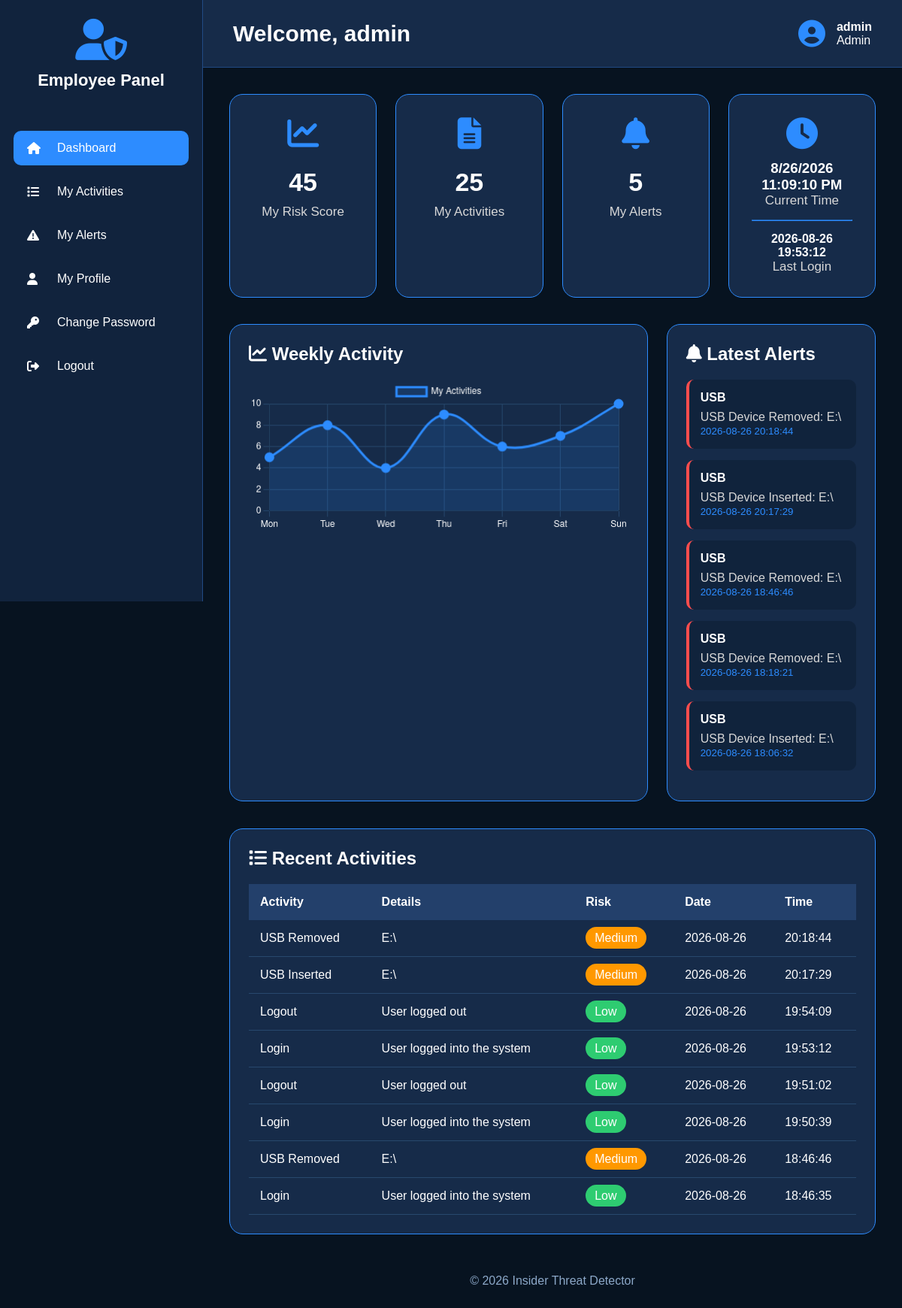
Page /employee_dashboard (signed in) on the earlier database version.
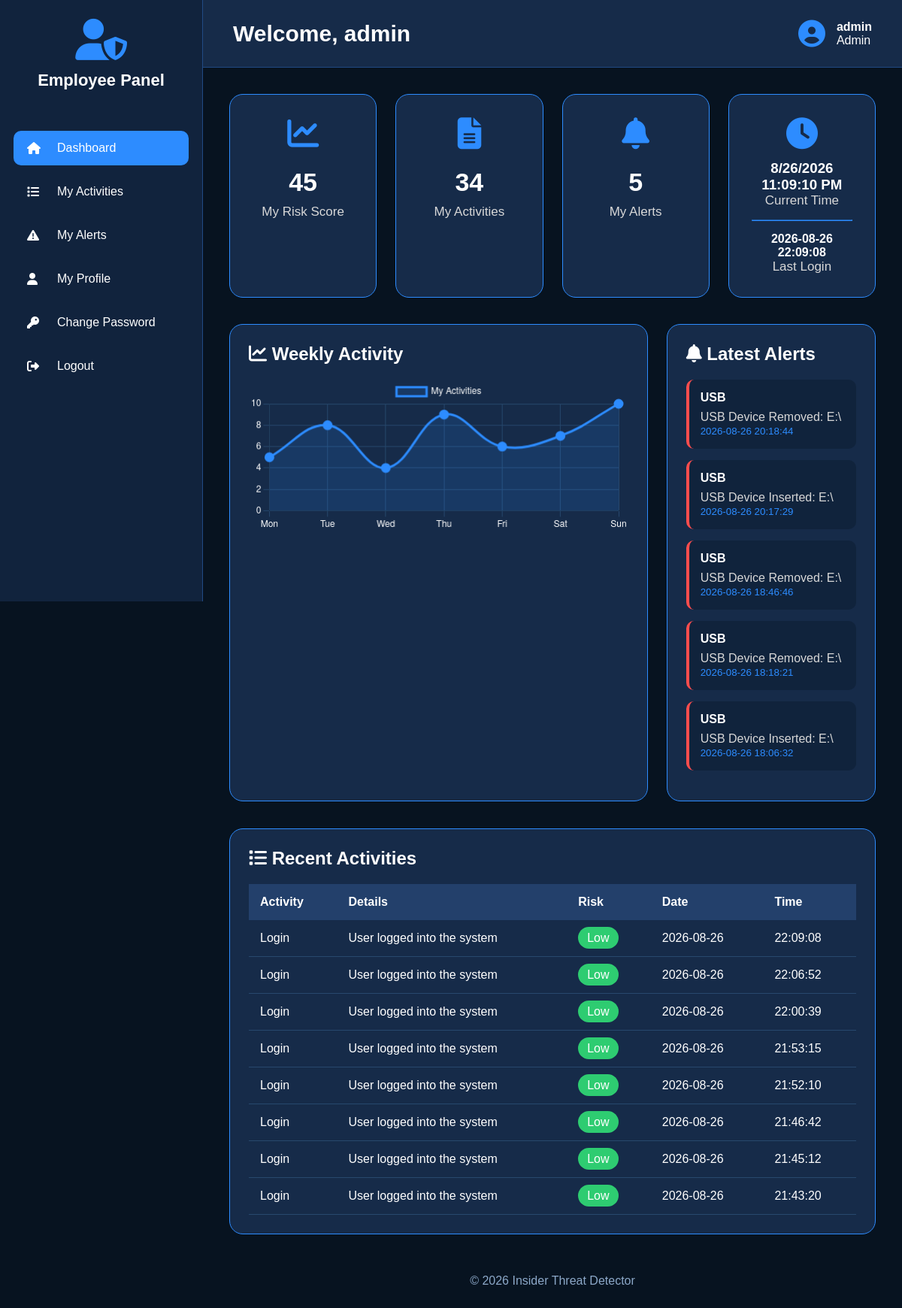
Same page on the later database version.
### tables this page shows
CREATE TABLE login_logs (
            id INTEGER PRIMARY KEY AUTOINCREMENT,
            username TEXT, login_time TEXT, logout_time TEXT,
            ip_address TEXT, device_name TEXT, status TEXT
        );

CREATE TABLE alerts (
            id INTEGER PRIMARY KEY AUTOINCREMENT,
            username TEXT, alert_type TEXT, description TEXT,
            severity TEXT, status TEXT DEFAULT 'Pending',
            date TEXT, time TEXT
        );

CREATE TABLE activity_logs (
            id INTEGER PRIMARY KEY AUTOINCREMENT,
            username TEXT, activity TEXT, details TEXT,
            risk_level TEXT, date TEXT, time TEXT
        );

### app.py (the view)
@app.route("/employee_dashboard")
def employee_dashboard():
    if not login_required():
        return redirect("/")
    username = session["username"]
    conn = get_db()
    activities = conn.execute(
        "SELECT COUNT(*) FROM activity_logs WHERE username=?", (username,)
    ).fetchone()[0]
    alerts = conn.execute(
        "SELECT COUNT(*) FROM alerts WHERE username=?", (username,)
    ).fetchone()[0]
    risk = conn.execute("""
        SELECT score FROM risk_scores
        WHERE username=? ORDER BY id DESC LIMIT 1
    """, (username,)).fetchone()
    last = conn.execute("""
        SELECT login_time FROM login_logs
        WHERE username=? ORDER BY id DESC LIMIT 1
    """, (username,)).fetchone()
    recent = conn.execute("""
        SELECT * FROM activity_logs
        WHERE username=? ORDER BY id DESC LIMIT 8
    """, (username,)).fetchall()
    alerts_list = conn.execute("""
        SELECT * FROM alerts
        WHERE username=? ORDER BY id DESC LIMIT 5
    """, (username,)).fetchall()
    conn.close()
    return page(
        "employee_dashboard.html",
        activities=activities,
        alerts=alerts,
        risk_score=risk["score"] if risk else 0,
        last_login=last["login_time"] if last else "No Login",
        recent=recent,
        alerts_list=alerts_list
    )

### app.py (called while the page is built)
def login_required():
    return "username" in session

def page(name, **data):
    data["username"] = session.get("username")
    data["role"] = session.get("role")
    return render_template(name, **data)

### database.py (called while the page is built)
def get_db():
    conn = sqlite3.connect(DATABASE)
    conn.row_factory = sqlite3.Row
    return conn

### templates/employee_dashboard.html (shortened to what the changed rows need)
<!DOCTYPE html>
<html lang="en">
<head>
<link rel="stylesheet"
href="https://cdnjs.cloudflare.com/ajax/libs/font-awesome/6.5.2/css/all.min.css">
</head>
<body>
<div class="sidebar">
<div class="logo">
<h2>Employee Panel</h2>
</div>
</div>
<div class="main">
<div class="header">
<h1>
Welcome,
{{username}}
</h1>
</div>
<div class="content">
<div class="cards">
<div class="card">
<h2>{{risk_score}}</h2>
</div>
<div class="card">
<i class="fa-solid fa-file-lines"></i>
<h2>{{activities}}</h2>
<p>My Activities</p>
</div>
<div class="card">
<h2>{{alerts}}</h2>
</div>
<div class="card">
<i class="fa-solid fa-clock"></i>
<h3 id="clock"></h3>
<p>Current Time</p>
<hr style="margin:15px 0;border-color:#2d8cff;">
<h4>{{last_login}}</h4>
<p>Last Login</p>
</div>
</div>
<div style="display:grid;grid-template-columns:2fr 1fr;gap:25px;">
<div style="background:#162b49;border:1px solid #2d8cff;border-radius:18px;padding:25px;">
<h2 style="margin-bottom:20px;">
<i class="fa-solid fa-chart-line"></i>
Weekly Activity
</h2>
</div>
<div style="background:#162b49;border:1px solid #2d8cff;border-radius:18px;padding:25px;">
<h2 style="margin-bottom:20px;">
<i class="fa-solid fa-bell"></i>
Latest Alerts
</h2>
{% if alerts_list %}
{% for alert in alerts_list %}
<div style="background:#10233c;padding:15px;border-left:4px solid #ff4d4d;border-radius:10px;margin-bottom:15px;">
<h4>{{alert.alert_type}}</h4>
<p style="margin-top:8px;color:#d7d7d7;">
{{alert.description}}
</p>
<small style="color:#2d8cff;">
{{alert.date}} {{alert.time}}
</small>
</div>
{% endfor %}
{% else %}
<div style="text-align:center;padding:30px;color:#999;">
<i class="fa-solid fa-circle-check"
style="font-size:50px;color:#2ecc71;margin-bottom:15px;"></i>
<p>No Alerts Found</p>
</div>
{% endif %}
</div>
</div>
<br><br>
<div style="background:#162b49;border:1px solid #2d8cff;border-radius:18px;padding:25px;">
<h2 style="margin-bottom:20px;">
<i class="fa-solid fa-list"></i>
Recent Activities
</h2>
<div style="overflow-x:auto;">
<table id="activityTable"
style="width:100%;border-collapse:collapse;">
<thead>
<tr style="background:#23406b;">
<th style="padding:15px;text-align:left;">Activity</th>
<th style="padding:15px;text-align:left;">Details</th>
<th style="padding:15px;text-align:left;">Risk</th>
<th style="padding:15px;text-align:left;">Date</th>
<th style="padding:15px;text-align:left;">Time</th>
</tr>
</thead>
<tbody>
{% for activity in recent %}
<tr style="border-bottom:1px solid #27486d;">
<td style="padding:15px;">
{{activity.activity}}
</td>
<td style="padding:15px;">
{{activity.details}}
</td>
<td style="padding:15px;">
{% if activity.risk_level=="High" %}
<span style="background:#ff4d4d;padding:6px 12px;border-radius:20px;">
High
</span>
{% elif activity.risk_level=="Medium" %}
<span style="background:#ff9800;padding:6px 12px;border-radius:20px;">
Medium
</span>
{% else %}
<span style="background:#2ecc71;padding:6px 12px;border-radius:20px;">
Low
</span>
{% endif %}
</td>
<td style="padding:15px;">
{{activity.date}}
</td>
<td style="padding:15px;">
{{activity.time}}
</td>
</tr>
{% endfor %}
</tbody>
</table>
</div>
</div>
<br>
<script>
//==========================
// Weekly Activity Chart
//==========================
const ctx=document.getElementById("activityChart");
new Chart(ctx,{
type:"line",
data:{
labels:["Mon","Tue","Wed","Thu","Fri","Sat","Sun"],
datasets:[{
label:"My Activities",
data:[5,8,4,9,6,7,10],
borderColor:"#2d8cff",
backgroundColor:"rgba(45,140,255,.15)",
fill:true,
tension:.4,
borderWidth:3,
pointRadius:5,
pointBackgroundColor:"#2d8cff"
}]
},
options:{
responsive:true,
plugins:{
legend:{
labels:{
color:"white"
}
}
},
scales:{
x:{
ticks:{
color:"white"
},
grid:{
color:"#27486d"
}
},
y:{
beginAtZero:true,
ticks:{
color:"white"
},
grid:{
color:"#27486d"
}
}
}
}
});
//==========================
// Live Clock
//==========================
function updateClock(){
const now=new Date();
document.getElementById("clock").innerHTML=
now.toLocaleDateString()+"<br>"+
now.toLocaleTimeString();
}
setInterval(updateClock,1000);
updateClock();
//==========================
// Auto Refresh Every 10 Seconds
//==========================
// Uncomment if required
// setInterval(function(){
// location.reload();
// },10000);
</script>
</div>
</body>
</html>

Differences in the rows shown:
no longer on this page (row unchanged): login_logs: login_time "2026-08-26 19:53:12"
no longer on this page (row unchanged): activity_logs: activity "USB Removed", details "E:\\", risk_level "Medium", date "2026-08-26", time "20:18:44"
no longer on this page (row unchanged): activity_logs: activity "USB Inserted", details "E:\\", risk_level "Medium", date "2026-08-26", time "20:17:29"
no longer on this page (row unchanged): activity_logs: activity "Logout", details "User logged out", risk_level "Low", date "2026-08-26", time "19:54:09"
no longer on this page (row unchanged): activity_logs: activity "Login", details "User logged into the system", risk_level "Low", date "2026-08-26", time "19:53:12"
no longer on this page (row unchanged): activity_logs: activity "Logout", details "User logged out", risk_level "Low", date "2026-08-26", time "19:51:02"
no longer on this page (row unchanged): activity_logs: activity "Login", details "User logged into the system", risk_level "Low", date "2026-08-26", time "19:50:39"
no longer on this page (row unchanged): activity_logs: activity "USB Removed", details "E:\\", risk_level "Medium", date "2026-08-26", time "18:46:46"
no longer on this page (row unchanged): activity_logs: activity "Login", details "User logged into the system", risk_level "Low", date "2026-08-26", time "18:46:35"
added login_logs: login_time "2026-08-26 22:09:08"
added activity_logs: activity "Login", details "User logged into the system", risk_level "Low", date "2026-08-26", time "22:09:08"
added activity_logs: activity "Login", details "User logged into the system", risk_level "Low", date "2026-08-26", time "22:06:52"
added activity_logs: activity "Login", details "User logged into the system", risk_level "Low", date "2026-08-26", time "22:00:39"
added activity_logs: activity "Login", details "User logged into the system", risk_level "Low", date "2026-08-26", time "21:53:15"
added activity_logs: activity "Login", details "User logged into the system", risk_level "Low", date "2026-08-26", time "21:52:10"
added activity_logs: activity "Login", details "User logged into the system", risk_level "Low", date "2026-08-26", time "21:46:42"
added activity_logs: activity "Login", details "User logged into the system", risk_level "Low", date "2026-08-26", time "21:45:12"
added activity_logs: activity "Login", details "User logged into the system", risk_level "Low", date "2026-08-26", time "21:43:20"
Other differences:
{{ activities }}: "25" → "34"
